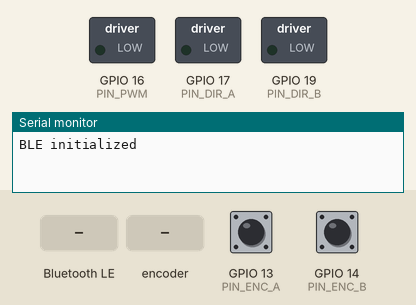
This sketch was run on a simulated ESP32. On the bench: switched loads named in the sketch (green lamp = pin HIGH), the last lines printed to the serial monitor. The test bench sets the inputs (shaded band); at power-on: GPIO 13 (PIN_ENC_A) HIGH, GPIO 14 (PIN_ENC_B) HIGH. Nothing arrives over Bluetooth unless stated; a phone connects over Bluetooth LE 3 s after start.

Above: at 1.2 s.
1.3 s: Bluetooth LE write "5" received
At 2.9 s:
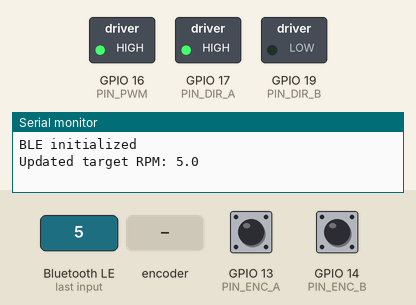
3.2 s: Bluetooth LE write "5" received
6.2 s: rotary encoder on GPIO 13 (PIN_ENC_A) / GPIO 14 (PIN_ENC_B) turned 3 steps (first pin leading)
At 6.86 s:
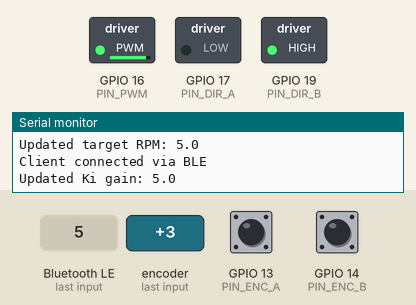
9.2 s: Bluetooth LE write "0" received
At 10.0 s:
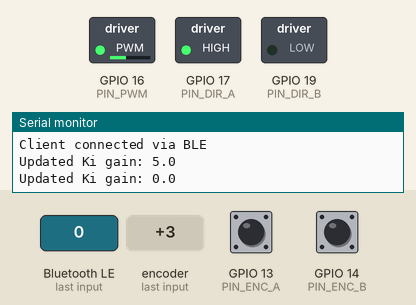
10.7 s: Bluetooth LE write "0" received
At 11.3 s:
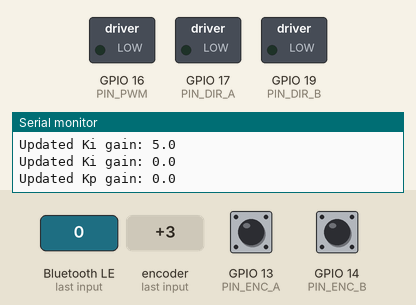
12.2 s: Bluetooth LE write "90" received
At 12.5 s:
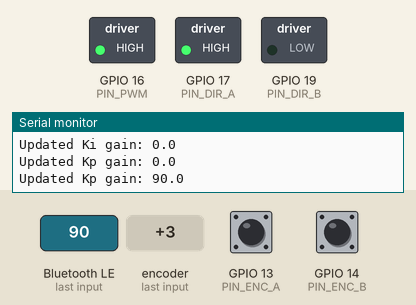
Timing chart, 0 to 14.7 s (numbered marks = the images above; inputs shaded):
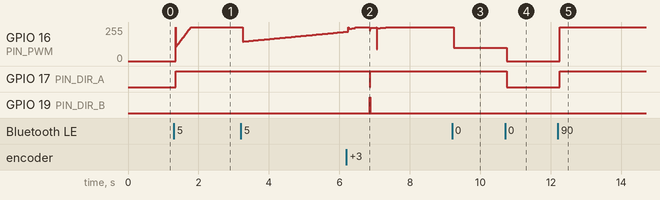

The sketch:

task3_esp.ino
```cpp
#include <Arduino.h>
#include <BLEDevice.h>
#include <BLEServer.h>
#include <BLEUtils.h>
#include <BLE2902.h>

//=== Motor Control Pins ===
#define PIN_PWM 16    // PWM output (safe for LOLIN32)
#define PIN_DIR_A 17  // Direction A
#define PIN_DIR_B 19  // Direction B (changed from 5 to avoid onboard LED conflict)
#define PIN_ENC_A 13  // Encoder A
#define PIN_ENC_B 14  // Encoder B

// Motor control constants
const float PULSES_PER_ROT = 920.0;   // Encoder pulses per rotation
const int MAX_PWM_VALUE = 255;        // PWM range limit
const unsigned long SPEED_UPDATE_MS = 200; // Speed reporting period
float kpGain = 20.0;                  // PID proportional coefficient
float kiGain = 70.0;                  // PID integral coefficient
float kdGain = 5.0;                   // PID derivative coefficient

// BLE UUID definitions
#define MOTOR_SVC_UUID      "4fafc201-1fb5-459e-8fcc-c5c9c331914b"
#define RPM_TARGET_UUID     "beb5483e-36e1-4688-b7f5-ea07361b26a8"
#define RPM_ACTUAL_UUID     "ca73b3ba-39f6-4ab3-91ae-186dc9577d99"
#define PID_KP_UUID         "d5e4b2a1-3f8c-4e5b-9a2d-7b3e8c1f0a2b"
#define PID_KI_UUID         "e6f5c3b2-4f9d-5f6c-ab3e-8c4f9d2e1b3c"
#define PID_KD_UUID         "f7e6d4c3-5fae-4e7d-9c4f-9d5e0e3f2c4d"

// Map pins to PWM channels for ESP32
int pinToChannel[40] = {0};

// Custom analogWrite for ESP32
void analogWrite(uint8_t pin, int value) {
  const int freq = 10000; // 10 kHz for motor compatibility
  const int resolution = 8; // 8-bit resolution (0–255)
  static int nextChannel = 0;

  if (pinToChannel[pin] == 0 && pin != 0) {
    if (nextChannel >= 16) {
      return; // Prevent channel overflow
    }
    pinToChannel[pin] = nextChannel + 1;
    ledcSetup(nextChannel, freq, resolution);
    ledcAttachPin(pin, nextChannel);
    nextChannel++;
  }

  int channel = pinToChannel[pin] - 1;
  ledcWrite(channel, value);
}

// Motor controller class
class MotorController {
private:
  volatile int32_t encPosition = 0;     // Current encoder count
  int32_t lastEncPosition = 0;          // Previous encoder count
  unsigned long lastPidTick = 0;        // Last PID update (us)
  unsigned long lastSpeedTick = 0;      // Last speed update (ms)

  struct ControlState {
    float setpointRpm = 0.0;    // Target speed in RPM
    float currentRpm = 0.0;     // Measured speed in RPM
    float pidError = 0.0;       // Current PID error
    float prevPidError = 0.0;   // Previous PID error
    float integralTerm = 0.0;   // Accumulated integral
    float derivativeTerm = 0.0; // Rate of error change
    float pwmSignal = 0.0;      // Output PWM value
  } state;

public:
  void updatePid() {
    unsigned long now = micros();
    float dt = (now - lastPidTick) / 1000000.0; // Time delta in seconds
    lastPidTick = now;

    state.pidError = state.setpointRpm - state.currentRpm;
    state.integralTerm += state.pidError * dt;
    state.derivativeTerm = (state.pidError - state.prevPidError) / dt;
    state.pwmSignal = kpGain * state.pidError +
                      kiGain * state.integralTerm +
                      kdGain * state.derivativeTerm;

    state.pwmSignal = constrain(state.pwmSignal, -MAX_PWM_VALUE, MAX_PWM_VALUE);
    state.prevPidError = state.pidError;

    applyPwm(state.pwmSignal);
  }

  void updateSpeed(BLECharacteristic *charRpm) {
    unsigned long now = millis();
    if (now - lastSpeedTick < SPEED_UPDATE_MS) return;

    int32_t encDelta = encPosition - lastEncPosition;
    float rotations = encDelta / PULSES_PER_ROT;
    float timeSec = (now - lastSpeedTick) / 1000.0;
    state.currentRpm = (rotations / timeSec) * 60.0; // RPM
    lastEncPosition = encPosition;
    lastSpeedTick = now;

    char rpmBuffer[10];
    snprintf(rpmBuffer, sizeof(rpmBuffer), "%.1f", state.currentRpm);
    charRpm->setValue((uint8_t*)rpmBuffer, strlen(rpmBuffer));
    charRpm->notify();
  }

  void incrementEncoder(int delta) {
    encPosition += delta;
  }

  void setTargetRpm(float rpm) {
    state.setpointRpm = rpm;
    state.integralTerm = 0.0; // Clear integral on setpoint change
  }

private:
  void applyPwm(float pwm) {
    int pwmAbs = abs(pwm);
    digitalWrite(PIN_DIR_A, pwm > 0 ? HIGH : LOW);
    digitalWrite(PIN_DIR_B, pwm < 0 ? HIGH : LOW);
    analogWrite(PIN_PWM, pwmAbs);
  }
};

// Global motor controller instance
MotorController motor;

// BLE characteristics
BLECharacteristic *charTargetRpm;
BLECharacteristic *charActualRpm;
BLECharacteristic *charKpGain;
BLECharacteristic *charKiGain;
BLECharacteristic *charKdGain;

// Encoder interrupt handlers
void IRAM_ATTR encAInterrupt() {
  motor.incrementEncoder(digitalRead(PIN_ENC_A) == digitalRead(PIN_ENC_B) ? 1 : -1);
}

void IRAM_ATTR encBInterrupt() {
  motor.incrementEncoder(digitalRead(PIN_ENC_A) != digitalRead(PIN_ENC_B) ? 1 : -1);
}

// BLE server callbacks
class ConnectionHandler : public BLEServerCallbacks {
  void onConnect(BLEServer* server) {
    Serial.println("Client connected via BLE");
  }
  void onDisconnect(BLEServer* server) {
    Serial.println("Client disconnected from BLE");
    BLEDevice::startAdvertising();
  }
};

// BLE characteristic callbacks
class TargetRpmHandler : public BLECharacteristicCallbacks {
  void onWrite(BLECharacteristic *charac) {
    String data = charac->getValue();
    if (data.length() > 0) {
      float newRpm = atof(data.c_str());
      motor.setTargetRpm(newRpm);
      Serial.printf("Updated target RPM: %.1f\n", newRpm);
    }
  }
};

class KpGainHandler : public BLECharacteristicCallbacks {
  void onWrite(BLECharacteristic *charac) {
    String data = charac->getValue();
    if (data.length() > 0) {
      kpGain = atof(data.c_str());
      Serial.printf("Updated Kp gain: %.1f\n", kpGain);
    }
  }
};

class KiGainHandler : public BLECharacteristicCallbacks {
  void onWrite(BLECharacteristic *charac) {
    String data = charac->getValue();
    if (data.length() > 0) {
      kiGain = atof(data.c_str());
      Serial.printf("Updated Ki gain: %.1f\n", kiGain);
    }
  }
};

class KdGainHandler : public BLECharacteristicCallbacks {
  void onWrite(BLECharacteristic *charac) {
    String data = charac->getValue();
    if (data.length() > 0) {
      kdGain = atof(data.c_str());
      Serial.printf("Updated Kd gain: %.1f\n", kdGain);
    }
  }
};

// System initialization
void setup() {
  Serial.begin(115200);
  delay(50); // Wait for serial stabilization

  // Initialize pins
  pinMode(PIN_ENC_A, INPUT_PULLUP);
  pinMode(PIN_ENC_B, INPUT_PULLUP);
  pinMode(PIN_PWM, OUTPUT);
  pinMode(PIN_DIR_A, OUTPUT);
  pinMode(PIN_DIR_B, OUTPUT);

  // Configure encoder interrupts
  attachInterrupt(digitalPinToInterrupt(PIN_ENC_A), encAInterrupt, CHANGE);
  attachInterrupt(digitalPinToInterrupt(PIN_ENC_B), encBInterrupt, CHANGE);

  // Set up BLE
  BLEDevice::init("LOLIN32_MotorBLE");
  BLEServer *server = BLEDevice::createServer();
  server->setCallbacks(new ConnectionHandler());
  BLEService *service = server->createService(MOTOR_SVC_UUID);

  // Configure BLE characteristics
  charTargetRpm = service->createCharacteristic(
    RPM_TARGET_UUID,
    BLECharacteristic::PROPERTY_WRITE
  );
  charTargetRpm->setCallbacks(new TargetRpmHandler());

  charActualRpm = service->createCharacteristic(
    RPM_ACTUAL_UUID,
    BLECharacteristic::PROPERTY_READ | BLECharacteristic::PROPERTY_NOTIFY
  );
  charActualRpm->addDescriptor(new BLE2902());

  charKpGain = service->createCharacteristic(
    PID_KP_UUID,
    BLECharacteristic::PROPERTY_WRITE
  );
  charKpGain->setCallbacks(new KpGainHandler());

  charKiGain = service->createCharacteristic(
    PID_KI_UUID,
    BLECharacteristic::PROPERTY_WRITE
  );
  charKiGain->setCallbacks(new KiGainHandler());

  charKdGain = service->createCharacteristic(
    PID_KD_UUID,
    BLECharacteristic::PROPERTY_WRITE
  );
  charKdGain->setCallbacks(new KdGainHandler());

  // Activate BLE service
  service->start();
  BLEAdvertising *advert = BLEDevice::getAdvertising();
  advert->addServiceUUID(MOTOR_SVC_UUID);
  advert->setScanResponse(true);
  advert->setMinPreferred(0x06);
  BLEDevice::startAdvertising();
  Serial.println("BLE initialized");
}

// Main loop
void loop() {
  motor.updateSpeed(charActualRpm);
  motor.updatePid();
  delay(10); // Small delay to prevent BLE stack overload
}
```

Measured:
- after the input at 1.3 s, GPIO 17 (PIN_DIR_A): LOW → HIGH after 0.05 s
- after the input at 6.2 s, GPIO 17 (PIN_DIR_A): HIGH → LOW after 0.66 s, → HIGH 0.01 s later; GPIO 19 (PIN_DIR_B): LOW → HIGH after 0.66 s, → LOW 0.01 s later
- after the input at 9.2 s, GPIO 16 (PIN_PWM): 255/255 → 100/255 after 0.05 s
- after the input at 10.7 s, GPIO 16 (PIN_PWM): 100/255 → 0/255 after 0.05 s; GPIO 17 (PIN_DIR_A): HIGH → LOW after 0.05 s
- after the input at 12.2 s, GPIO 16 (PIN_PWM): 0/255 → 255/255 after 0.06 s; GPIO 17 (PIN_DIR_A): LOW → HIGH after 0.06 s
